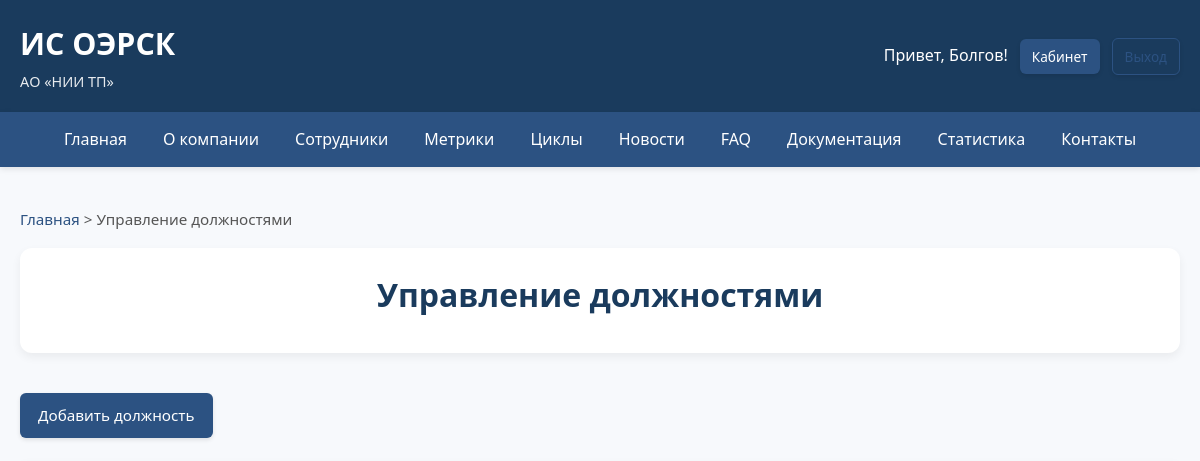
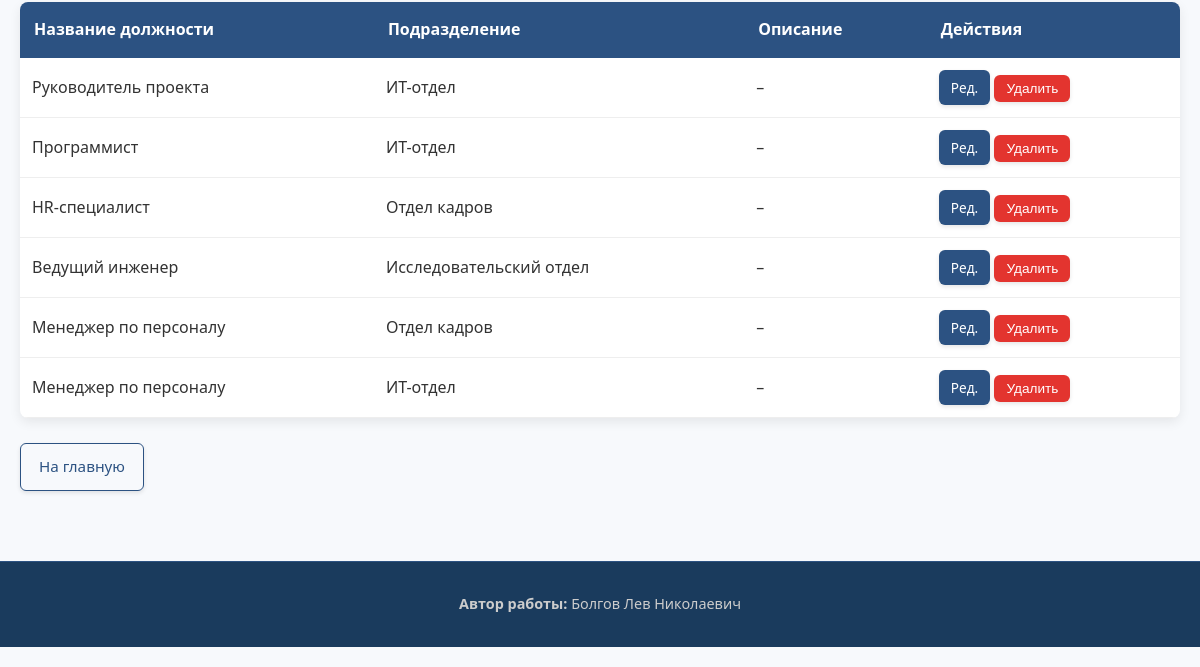
Before: /admin/positions (signed in) with the older database file (2 pictures, top to bottom).
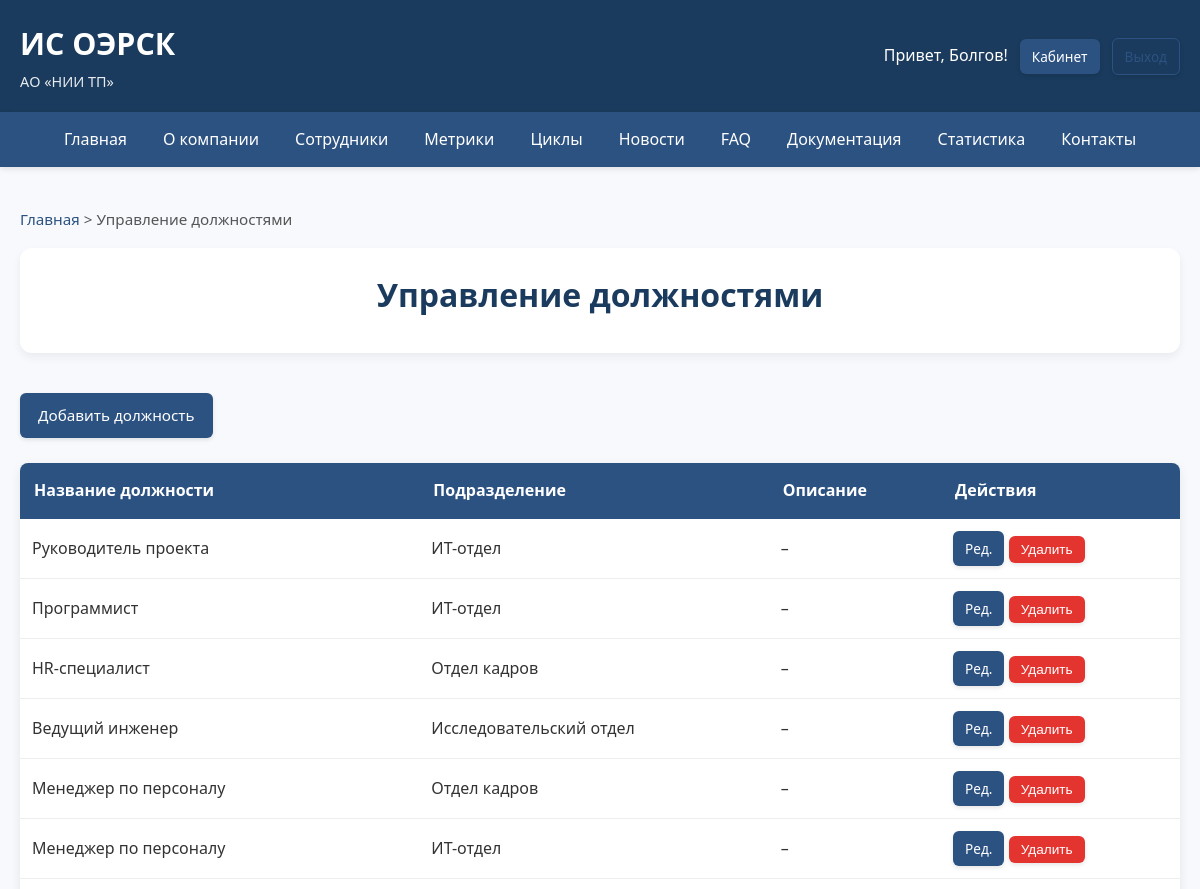
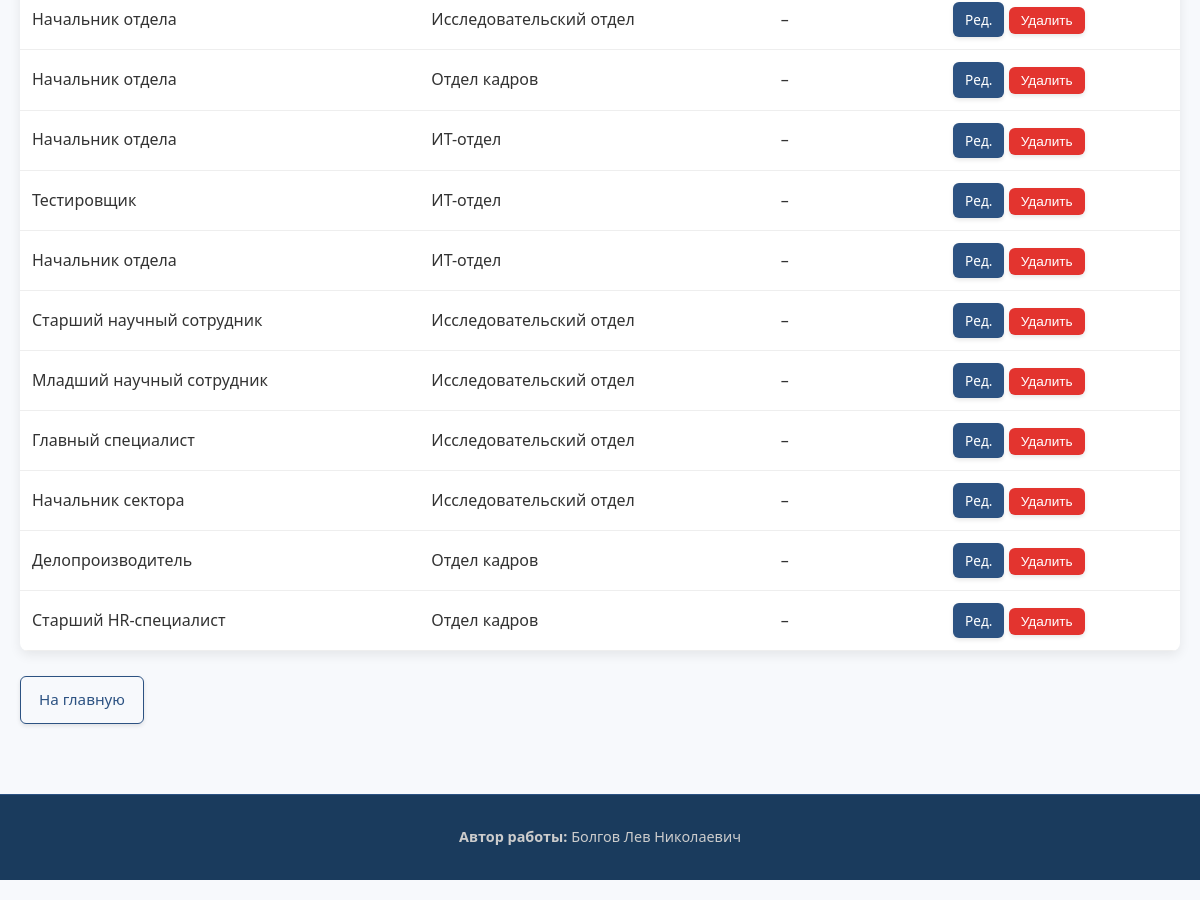
After: the same page with the newer database file (2 pictures, top to bottom).
### app/models.py (models this page shows)
class Employee(db.Model, UserMixin):
    __tablename__ = 'employees'
    id = db.Column(db.Integer, primary_key=True)
    full_name = db.Column(db.String(150), nullable=False)
    email = db.Column(db.String(120), unique=True, nullable=False)
    password_hash = db.Column(db.String(255), nullable=False)
    role_id = db.Column(db.Integer, db.ForeignKey('roles.id'), nullable=False)
    department_id = db.Column(db.Integer, db.ForeignKey('departments.id'), nullable=False)
    position_id = db.Column(db.Integer, db.ForeignKey('positions.id'), nullable=False)
    ip_address = db.Column(db.String(45))
    hire_date = db.Column(db.DateTime, default=datetime.utcnow)
    is_active = db.Column(db.Boolean, default=True)
    photo = db.Column(db.String(255), nullable=True)
    role = db.relationship('Role')
    department = db.relationship('Department')
    position = db.relationship('Position')
    metrics_received = db.relationship('EmployeeMetric', foreign_keys='EmployeeMetric.employee_id', backref='employee')
    received_feedback = db.relationship('Feedback', foreign_keys='Feedback.employee_id', backref='employee')
    sender_feedbacks = db.relationship('Feedback', foreign_keys='Feedback.sender_id', backref='sender')
    faqs_created = db.relationship('FAQ', backref='author')
    news_created = db.relationship('News', backref='author')

class Position(db.Model):
    __tablename__ = 'positions'
    id = db.Column(db.Integer, primary_key=True)
    title = db.Column(db.String(100), nullable=False)
    department_id = db.Column(db.Integer, db.ForeignKey('departments.id'), nullable=False)
    department = db.relationship('Department', backref='positions')
    description = db.Column(db.Text)

class Department(db.Model):
    __tablename__ = 'departments'
    id = db.Column(db.Integer, primary_key=True)
    name = db.Column(db.String(100), nullable=False, unique=True)
    description = db.Column(db.Text)

### app/views.py (the view)
    def decorated_function(*args, **kwargs):
        if not current_user.is_authenticated:
            abort(403)
        if current_user.role.name not in ['admin', 'manager']:
            abort(403)
        return f(*args, **kwargs)

### app/views.py (called while the page is built)
def render_with_breadcrumbs(template, breadcrumbs, **context):
    return render_template(template, breadcrumbs=breadcrumbs, **context)

def admin_or_manager_required(f):
    def decorated_function(*args, **kwargs):
        if not current_user.is_authenticated:
            abort(403)
        if current_user.role.name not in ['admin', 'manager']:
            abort(403)
        return f(*args, **kwargs)
    decorated_function.__name__ = f.__name__
    return decorated_function

@views.route('/admin/positions')
@login_required
@admin_or_manager_required
def admin_positions():
    if current_user.role.name == 'manager':
        positions_list = Position.query.filter_by(department_id=current_user.department_id).all()
    else:
        positions_list = Position.query.all()
    breadcrumbs = [("Главная", url_for('views.index')), ("Управление должностями", "")]
    return render_with_breadcrumbs('admin_positions.html', breadcrumbs, positions=positions_list)

### app/templates/admin_positions.html (shortened to what this page needs)
{% extends "base.html" %}
{% block content %}
<div class="page-header">
    <h1>Управление должностями</h1>
</div>
<a href="{{ url_for('views.add_position') }}" class="btn">Добавить должность</a>
{% if positions %}
<table>
    <thead>
        <tr>
            <th>Название должности</th>
            <th>Подразделение</th>
            <th>Описание</th>
            <th>Действия</th>
        </tr>
    </thead>
    <tbody>
        {% for pos in positions %}
        <tr>
            <td>{{ pos.title }}</td>
            <td>{{ pos.department.name }}</td>
            <td>{{ pos.description or '–' }}</td>
            <td>
                <a href="{{ url_for('views.edit_position', pos_id=pos.id) }}" class="btn btn-small">Ред.</a>
                <form method="POST" action="{{ url_for('views.delete_position', pos_id=pos.id) }}" style="display: inline;">
                    <button type="submit" class="btn btn-small btn-danger confirm-delete">Удалить</button>
                </form>
            </td>
        </tr>
        {% endfor %}
    </tbody>
</table>
{% else %}
    <div class="alert alert-info">
        Должности не найдены.
    </div>
{% endif %}
<a href="{{ url_for('views.index') }}" class="btn btn-outline">На главную</a>
{% endblock %}

### app/templates/base.html (shortened to what this page needs)
<!DOCTYPE html>
<html lang="ru">
<head>
    <link rel="stylesheet" href="{{ url_for('static', filename='styles.css') }}">
    <link href="https://cdnjs.cloudflare.com/ajax/libs/font-awesome/6.0.0/css/all.min.css" rel="stylesheet">
</head>
<body>
    <header class="header" role="banner">
        <div class="logo">
            <h1><a href="{{ url_for('views.index') }}">ИС ОЭРСК</a></h1>
            <p>АО «НИИ ТП»</p>
        </div>
        <div class="auth-bar">
            {% if current_user.is_authenticated %}
                <span>Привет, {{ current_user.full_name.split()[0] }}!</span>
                <a href="{{ url_for('views.dashboard') }}" class="btn btn-small">Кабинет</a>
                <a href="{{ url_for('auth.logout') }}" class="btn btn-small btn-outline">Выход</a>
            {% else %}
                <a href="{{ url_for('auth.login') }}" class="btn btn-small">Вход</a>
            {% endif %}
        </div>
    </header>
    <nav class="main-menu" role="navigation">
        <ul>
            <li><a href="{{ url_for('views.index') }}">Главная</a></li>
            <li><a href="{{ url_for('views.about') }}">О компании</a></li>
            <li><a href="{{ url_for('views.employees') }}">Сотрудники</a></li>
            <li><a href="{{ url_for('views.metrics') }}">Метрики</a></li>
            <li><a href="{{ url_for('views.cycles') }}">Циклы</a></li>
            <li><a href="{{ url_for('views.news_list') }}">Новости</a></li>
            <li><a href="{{ url_for('views.faq') }}">FAQ</a></li>
            <li><a href="{{ url_for('views.documentation') }}">Документация</a></li>
            <li><a href="{{ url_for('views.stats') }}">Статистика</a></li>
            <li><a href="{{ url_for('views.contact') }}">Контакты</a></li>
        </ul>
    </nav>
    <div class="container">
        {% if breadcrumbs %}
        <div class="breadcrumbs" aria-label="Хлебные крошки">
            {% for crumb in breadcrumbs %}
                {% if not loop.last %}
                    <a href="{{ crumb[1] }}">{{ crumb[0] }}</a> >
                {% else %}
                    <span>{{ crumb[0] }}</span>
                {% endif %}
            {% endfor %}
        </div>
        {% endif %}
        <main>
            {% block content %}{% endblock %}
        </main>
    </div>
    <footer class="footer" role="contentinfo">
        <div class="footer-content">
            <div>
                <strong>Автор работы:</strong> Болгов Лев Николаевич
            </div>
        </div>
    </footer>
</body>
</html>

### app/static/styles.css (style rules this page uses)
* { margin: 0; padding: 0; box-sizing: border-box; }
body { font-family: 'Segoe UI', Tahoma, Geneva, Verdana, sans-serif; line-height: 1.7; color: #333; background-color: #f7f9fc; padding-bottom: 20px; }
.container { max-width: 1200px; margin: 0 auto; padding: 20px; }
.header { background: #1a3b5d; color: white; padding: 18px 20px; display: flex; justify-content: space-between; align-items: center; flex-wrap: wrap; box-shadow: 0 2px 8px rgba(0, 0, 0, 0.1); }
.header .logo h1 { margin: 0; font-size: 1.9em; font-weight: 600; }
.header .logo p { margin: 0; font-size: 0.9em; opacity: 0.9; }
.header .logo a { color: white; text-decoration: none; }
.auth-bar { display: flex; gap: 12px; align-items: center; }
.main-menu { background: #2c5282; color: white; box-shadow: 0 2px 6px rgba(0, 0, 0, 0.1); }
.main-menu ul { list-style: none; display: flex; flex-wrap: wrap; justify-content: center; margin: 0; }
.main-menu ul li a { display: block; padding: 14px 18px; color: white; text-decoration: none; transition: background 0.3s ease, transform 0.1s; font-weight: 500; }
.breadcrumbs { margin: 20px 0 15px; font-size: 0.95em; color: #555; }
.breadcrumbs a { color: #2c5282; text-decoration: none; }
.btn { display: inline-block; padding: 10px 18px; background: #2c5282; color: white; border: none; border-radius: 6px; text-decoration: none; font-size: 0.95em; font-weight: 500; cursor: pointer; transition: all 0.3s ease; box-shadow: 0 2px 4px rgba(0, 0, 0, 0.1); }
.btn-outline { background: transparent; border: 1px solid #2c5282; color: #2c5282; }
.btn-danger { background: #e3342f; }
.btn-small { padding: 6px 12px; font-size: 0.85em; }
table { width: 100%; border-collapse: collapse; margin: 25px 0; background: white; border-radius: 8px; overflow: hidden; box-shadow: 0 4px 12px rgba(0, 0, 0, 0.08); }
table th { background: #2c5282; color: white; padding: 14px; text-align: left; font-weight: 600; }
table td { padding: 12px; border-bottom: 1px solid #eee; }
.footer { background: #1a3b5d; color: #ccc; padding: 30px 20px; text-align: center; font-size: 0.9em; margin-top: 50px; border-top: 1px solid #2c5282; }
.footer-content { max-width: 1200px; margin: 0 auto; display: flex; justify-content: center; flex-wrap: wrap; gap: 15px; }
.page-header { text-align: center; margin-bottom: 40px; padding: 20px; background: white; border-radius: 12px; box-shadow: 0 4px 10px rgba(0, 0, 0, 0.06); }
.page-header h1 { color: #1a3b5d; font-size: 2em; margin-bottom: 10px; }

Changed rows visible on the page:
added Position: title "Начальник отдела", department.name "Исследовательский отдел", description "–"
added Position: title "Начальник отдела", department.name "Отдел кадров", description "–"
added Position: title "Начальник отдела", department.name "ИТ-отдел", description "–"
added Position: title "Тестировщик", department.name "ИТ-отдел", description "–"
added Position: title "Начальник отдела", department.name "ИТ-отдел", description "–"
added Position: title "Старший научный сотрудник", department.name "Исследовательский отдел", description "–"
added Position: title "Младший научный сотрудник", department.name "Исследовательский отдел", description "–"
added Position: title "Главный специалист", department.name "Исследовательский отдел", description "–"
added Position: title "Начальник сектора", department.name "Исследовательский отдел", description "–"
added Position: title "Делопроизводитель", department.name "Отдел кадров", description "–"
added Position: title "Старший HR-специалист", department.name "Отдел кадров", description "–"
